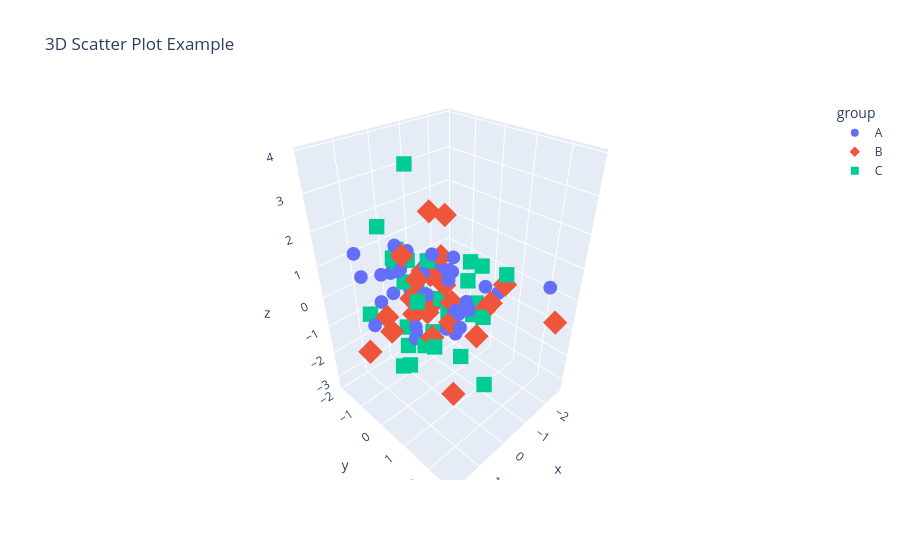

Here is the notebook cell this chart was saved with:
### Code cell
#13. Create a 3D scatter plot using Plotly.
import plotly.express as px
import pandas as pd
import numpy as np

# Step 1: Generate sample 3D data
np.random.seed(42)
df = pd.DataFrame({
    "x": np.random.randn(100),
    "y": np.random.randn(100),
    "z": np.random.randn(100),
    "group": np.random.choice(["A", "B", "C"], size=100)  # categorical grouping
})

# Step 2: Create 3D scatter plot
fig = px.scatter_3d(df, x="x", y="y", z="z",
                    color="group",  # color points by group
                    symbol="group", # different symbols for groups
                    size_max=10,
                    title="3D Scatter Plot Example")

# Step 3: Show plot
fig.show()
